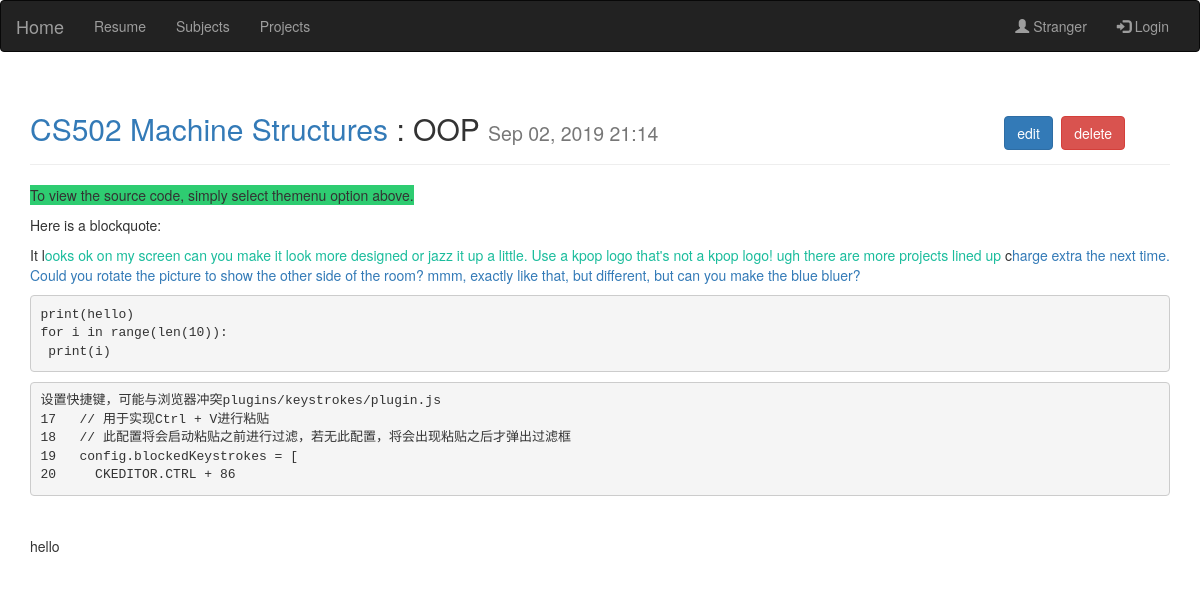
Screenshot of /homework/7/10/ with the database file from the repository.
### app_pw/models.py (models this page shows, shortened)
class Subject(models.Model):
	sub_name = models.CharField(max_length=200)
	date_added = models.DateTimeField(auto_now_add = True)
	owner = models.ForeignKey(User, on_delete=models.CASCADE)
	def __str__(self):
		return self.sub_name

class Homework(models.Model):
	sub_name = models.ForeignKey(Subject, on_delete=models.CASCADE)
	topic = models.CharField(max_length=200, default='')
	text = RichTextField(config_name='my_config')
	date_added = models.DateTimeField(auto_now_add = True)

### app_pw/views.py (the view)
# urls.py: path('homework/<int:subject_id>/<int:homework_id>/', views.homework, name='homework'),
def homework(request,subject_id, homework_id):
	subject = Subject.objects.get(id=subject_id)
	homework = subject.homework_set.get(id=homework_id)
	context={'subject':subject, 'homework':homework}
	return render(request, 'app_pw/homework.html', context)

### app_pw/templates/app_pw/homework.html
{% extends 'app_pw/base.html' %}
{% block header %}
	<h2 style="padding-right: 2em">
		<a href="{% url 'app_pw:subject' subject.id  %}">{{subject}}</a> : {{homework.topic}}
		<small >
		{{ homework.date_added|date:'M d, Y H:i'}}
		</small>
		<div class="nav navbar-nav navbar-right">
			<a href="{% url 'app_pw:edit_homework' subject.id homework.id %}"><button type="button" class="btn btn-primary">edit</button> </a>
			<a href="{% url 'app_pw:delete_homework' subject.id homework.id %}"><button type="button" class="btn btn-danger" >delete</button></a>
		</div>
	</h2>
{% endblock header %}
{% block content %}
{% autoescape off %}
    {{homework.text}}
{% endautoescape %}
{% endblock content %}

### rows the page displays
Subject: sub_name "CS502 Machine Structures"
Homework: topic "OOP", date_added "Sep 02, 2019 21:14", text "To view the source code, simply select the menu option above. Here is a blockquote: It l ooks ok on my screen can you make it look more designed or jazz it up a little. Use a kpop logo that's not a kpop logo! ugh there are more projects lined up c harge extra the next time. Could you rotate the picture to show the other side of the room? mmm, exactly like that, but different, but can you make the blue bluer? print(hello) for i in range(len(10)): print(i) 设置快捷键，可能与浏览器冲突plugins/keystrokes/plugin.js 17 // 用于实现Ctrl + V进行粘贴 18 // 此配置将会启动粘贴之前进行过滤，若无此配置，将会出现粘贴之后才弹出过滤框 19 config.blockedKeystrokes = [ 20 CKEDITOR.CTRL + 86 hello"
